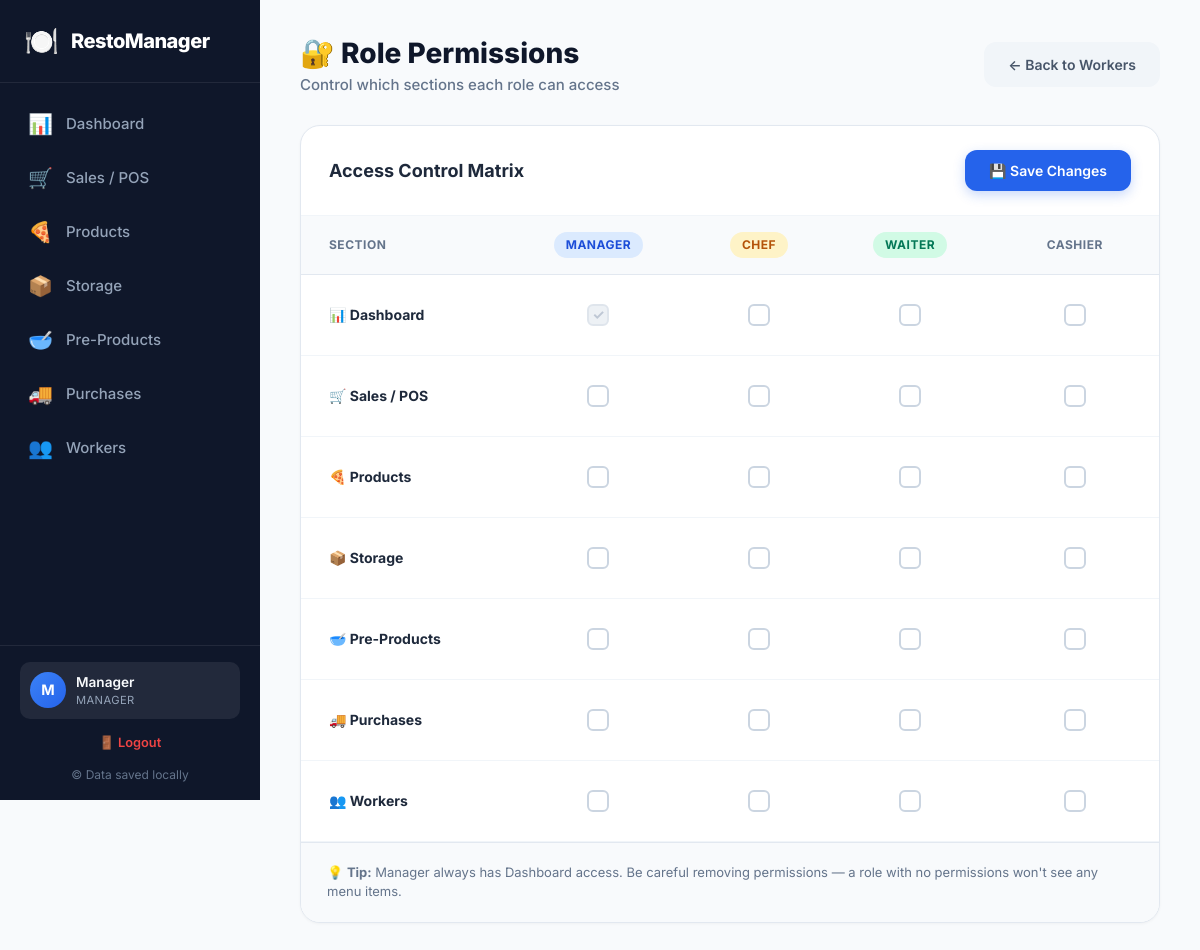
The page /permissions (signed in) on the database its author committed.
### tables this page shows
CREATE TABLE users (
    id INTEGER PRIMARY KEY AUTOINCREMENT,
    name TEXT NOT NULL,
    email TEXT,
    role TEXT DEFAULT 'Waiter',
    phone TEXT,
    password TEXT,
    created_at TEXT DEFAULT CURRENT_TIMESTAMP
    );

### app.py (the view, shortened to what this page needs)
@app.route('/permissions', methods=['GET', 'POST'])
@manager_only
def manage_permissions():
    conn = get_db()
    cursor = conn.cursor()
    roles = ['Manager', 'Chef', 'Waiter', 'Cashier']
    cursor.execute("SELECT role, section FROM role_permissions")
    perms = {(row['role'], row['section']) for row in cursor.fetchall()}
    conn.close()
    sections = [
        ('dashboard', '📊 Dashboard'),
        ('sales', '🛒 Sales / POS'),
        ('products', '🍕 Products'),
        ('storage', '📦 Storage'),
        ('pre_products', '🥣 Pre-Products'),
        ('purchases', '🚚 Purchases'),
        ('workers', '👥 Workers'),
    ]
    return render_template('permissions.html', roles=roles, perms=perms, sections=sections)

### app.py (called while the page is built)
def get_db():
    conn = sqlite3.connect(DATABASE)
    conn.row_factory = sqlite3.Row
    return conn

def manager_only(f):
    @wraps(f)
    def decorated_function(*args, **kwargs):
        if 'user_id' not in session:
            return redirect(url_for('login'))
        if session.get('user_role') != 'Manager':
            flash('Access denied. Manager only.', 'error')
            return redirect(get_first_allowed_route(session.get('user_role')))
        return f(*args, **kwargs)
    return decorated_function

def get_role_permissions(role):
    conn = get_db()
    cursor = conn.cursor()
    cursor.execute("SELECT section FROM role_permissions WHERE role = ?", (role,))
    perms = [row['section'] for row in cursor.fetchall()]
    conn.close()
    return perms

@app.context_processor
def inject_user():
    user = None
    if 'user_id' in session:
        conn = get_db()
        cursor = conn.cursor()
        cursor.execute("SELECT * FROM users WHERE id = ?", (session['user_id'],))
        row = cursor.fetchone()
        conn.close()
        if row:
            user = dict(row)
    return dict(current_user=user, get_role_permissions=get_role_permissions)

@app.before_request
def load_user():
    g.user = None
    if 'user_id' in session:
        conn = get_db()
        cursor = conn.cursor()
        cursor.execute("SELECT * FROM users WHERE id = ?", (session['user_id'],))
        row = cursor.fetchone()
        conn.close()
        if row:
            g.user = dict(row)

### templates/permissions.html (shortened to what this page needs)
{% extends "base.html" %}
{% block content %}
<div class="page-header">
    <div>
        <h1>🔐 Role Permissions</h1>
        <p class="dash-date">Control which sections each role can access</p>
    </div>
    <a href="/workers" class="btn btn-secondary">← Back to Workers</a>
</div>
<form action="/permissions" method="POST">
    <div class="card">
        <div class="card-header">
            <h2>Access Control Matrix</h2>
            <button type="submit" class="btn btn-primary">💾 Save Changes</button>
        </div>
        <div class="table-responsive">
            <table class="data-table permissions-table">
                <thead>
                    <tr>
                        <th>Section</th>
                        {% for role in roles %}
                        <th style="text-align:center;">
                            <span class="badge badge-{{ role|lower }}">{{ role }}</span>
                        </th>
                        {% endfor %}
                    </tr>
                </thead>
                <tbody>
                    {% for section_key, section_label in sections %}
                    <tr>
                        <td><strong>{{ section_label }}</strong></td>
                        {% for role in roles %}
                        <td style="text-align:center;">
                            <label class="perm-checkbox">
                                <span class="checkmark"></span>
                            </label>
                        </td>
                        {% endfor %}
                    </tr>
                    {% endfor %}
                </tbody>
            </table>
        </div>
        <div style="padding: 20px 26px; background: #f8fafc; border-top: 1px solid #e2e8f0;">
            <p style="font-size: 13px; color: #64748b; margin: 0;">
                💡 <strong>Tip:</strong> Manager always has Dashboard access. Be careful removing permissions — a role with no permissions won't see any menu items.
            </p>
        </div>
    </div>
</form>
{% endblock %}

### templates/base.html (shortened to what this page needs)
<!DOCTYPE html>
<html lang="en">
<head>
    <link rel="stylesheet" href="{{ url_for('static', filename='style.css') }}">
</head>
<body>
    {% if current_user %}
    <div class="app-container">
        <aside class="sidebar" id="sidebar">
            <div class="logo">
                <span class="logo-icon">🍽️</span>
                <span class="logo-text">RestoManager</span>
            </div>
            <nav class="nav-menu">
                {% set perms = get_role_permissions(current_user.role) %}
                <a href="/" class="nav-item {% if request.path == '/' %}active{% endif %}">
                    <span class="nav-icon">📊</span>
                    <span>Dashboard</span>
                </a>
                {% if 'sales' in perms %}
                <a href="/sales" class="nav-item {% if request.path == '/sales' %}active{% endif %}">
                    <span class="nav-icon">🛒</span>
                    <span>Sales / POS</span>
                </a>
                {% endif %}
                {% if 'products' in perms %}
                <a href="/products" class="nav-item {% if request.path == '/products' %}active{% endif %}">
                    <span class="nav-icon">🍕</span>
                    <span>Products</span>
                </a>
                {% endif %}
                {% if 'storage' in perms %}
                <a href="/storage" class="nav-item {% if request.path == '/storage' %}active{% endif %}">
                    <span class="nav-icon">📦</span>
                    <span>Storage</span>
                </a>
                {% endif %}
                {% if 'pre_products' in perms %}
                <a href="/pre-products" class="nav-item {% if request.path == '/pre-products' %}active{% endif %}">
                    <span class="nav-icon">🥣</span>
                    <span>Pre-Products</span>
                </a>
                {% endif %}
                {% if 'purchases' in perms %}
                <a href="/purchases" class="nav-item {% if request.path == '/purchases' %}active{% endif %}">
                    <span class="nav-icon">🚚</span>
                    <span>Purchases</span>
                </a>
                {% endif %}
                {% if 'workers' in perms %}
                <a href="/workers" class="nav-item {% if request.path == '/workers' %}active{% endif %}">
                    <span class="nav-icon">👥</span>
                    <span>Workers</span>
                </a>
                {% endif %}
            </nav>
            <div class="sidebar-footer">
                <div class="user-profile">
                    <div class="user-avatar">{{ current_user.name[0] }}</div>
                    <div class="user-info">
                        <span class="user-name">{{ current_user.name }}</span>
                        <span class="user-role">{{ current_user.role }}</span>
                    </div>
                </div>
                <a href="/logout" class="logout-link">🚪 Logout</a>
                <p style="text-align:center;margin-top:8px;">© Data saved locally</p>
            </div>
        </aside>
    {% endif %}
        <main class="main-content {% if not current_user %}login-page{% endif %}">
            {% block content %}{% endblock %}
        </main>
    {% if current_user %}
    </div>
    {% endif %}
</body>
</html>

### static/style.css (style rules this page uses)
* { margin: 0; padding: 0; box-sizing: border-box; }
body { font-family: 'Inter', -apple-system, BlinkMacSystemFont, 'Segoe UI', Roboto, sans-serif; background: #f8fafc; color: #1e293b; line-height: 1.5; -webkit-font-smoothing: antialiased; }
.app-container { display: flex; min-height: 100vh; }
.sidebar { width: 260px; background: #0f172a; display: flex; flex-direction: column; position: fixed; height: 100vh; z-index: 100; color: #fff; overflow-y: auto; }
.main-content { flex: 1; margin-left: 260px; padding: 32px 40px; min-height: 100vh; max-width: 1440px; }
.logo { padding: 20px 24px; display: flex; align-items: center; gap: 12px; border-bottom: 1px solid rgba(255,255,255,0.08); flex-shrink: 0; }
.logo-icon { font-size: 28px; }
.logo-text { font-size: 20px; font-weight: 800; color: #fff; letter-spacing: -0.5px; }
.nav-menu { flex: 1; padding: 16px 12px; display: flex; flex-direction: column; gap: 4px; overflow-y: auto; min-height: 0; }
.nav-item { display: flex; align-items: center; gap: 14px; padding: 10px 16px; border-radius: 12px; color: #94a3b8; text-decoration: none; font-weight: 500; font-size: 15px; transition: all 0.2s; flex-shrink: 0; }
.nav-icon { font-size: 20px; width: 24px; text-align: center; }
.sidebar-footer { padding: 16px 20px; border-top: 1px solid rgba(255,255,255,0.08); font-size: 12px; color: #64748b; flex-shrink: 0; background: #0f172a; }
.dash-date { color: #64748b; font-size: 15px; font-weight: 500; }
.table-responsive { overflow-x: auto; }
.page-header { display: flex; justify-content: space-between; align-items: center; margin-bottom: 28px; }
.page-header h1 { font-size: 28px; font-weight: 800; color: #0f172a; }
.card { background: #fff; border-radius: 20px; border: 1px solid #e2e8f0; box-shadow: 0 1px 3px rgba(0,0,0,0.04); margin-bottom: 24px; overflow: hidden; }
.card-header { padding: 24px 28px; border-bottom: 1px solid #f1f5f9; display: flex; justify-content: space-between; align-items: center; }
.card-header h2 { font-size: 18px; font-weight: 700; }
.data-table { width: 100%; border-collapse: collapse; }
.data-table th { text-align: left; padding: 16px 28px; font-size: 12px; font-weight: 700; color: #64748b; text-transform: uppercase; letter-spacing: 0.5px; background: #f8fafc; border-bottom: 1px solid #e2e8f0; }
.data-table td { padding: 18px 28px; border-bottom: 1px solid #f1f5f9; font-size: 14px; }
.badge { display: inline-block; padding: 4px 12px; border-radius: 20px; font-size: 12px; font-weight: 700; }
.btn { display: inline-flex; align-items: center; justify-content: center; gap: 8px; padding: 12px 24px; border-radius: 12px; font-size: 14px; font-weight: 600; border: none; cursor: pointer; text-decoration: none; transition: all 0.2s; font-family: inherit; }
.btn-primary { background: #2563eb; color: #fff; box-shadow: 0 4px 12px rgba(37, 99, 235, 0.25); }
.btn-secondary { background: #f1f5f9; color: #475569; }
.user-profile { display: flex; align-items: center; gap: 10px; padding: 10px; background: rgba(255,255,255,0.08); border-radius: 10px; margin-bottom: 8px; }
.user-avatar { width: 36px; height: 36px; border-radius: 50%; background: linear-gradient(135deg, #3b82f6, #2563eb); color: #fff; font-weight: 700; font-size: 0.9rem; display: flex; align-items: center; justify-content: center; flex-shrink: 0; }
.user-info { display: flex; flex-direction: column; min-width: 0; }
.user-name { font-size: 0.85rem; font-weight: 600; color: #f8fafc; white-space: nowrap; overflow: hidden; text-overflow: ellipsis; }
.user-role { font-size: 0.7rem; color: #94a3b8; text-transform: uppercase; letter-spacing: 0.4px; }
.logout-link { display: block; text-align: center; padding: 6px; border-radius: 6px; color: #ef4444; font-size: 0.8rem; font-weight: 600; text-decoration: none; transition: background 0.15s; margin-bottom: 6px; }
.badge-manager { background: #dbeafe; color: #1d4ed8; }
.badge-chef { background: #fef3c7; color: #b45309; }
.badge-waiter { background: #d1fae5; color: #047857; }
body, .main-content, .app-container { overflow-x: hidden; max-width: 100vw; }
.table-responsive { overflow-x: auto; -webkit-overflow-scrolling: touch; width: 100%; }

### rows shown on the page
users: name "M", name "Manager", role "MANAGER"

### other values the page prints
{{ role }} "MANAGER" "CHEF" "WAITER" "CASHIER"
{{ section_label }} "📊 Dashboard" "🛒 Sales / POS" "🍕 Products" "📦 Storage" "🥣 Pre-Products" "🚚 Purchases" "👥 Workers"
